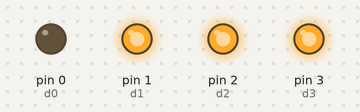
The sketch below on a simulated Arduino Leonardo, built with avr-gcc and run on an emulated ATmega32U4. On the bench: output pins drawn as LEDs (lit = HIGH).

Above: at 0.1 s.
At 1.1 s:
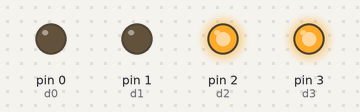
At 2.1 s:
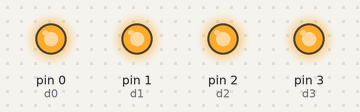
Timing chart, 0 to 3.6 s (numbered marks = the images above):
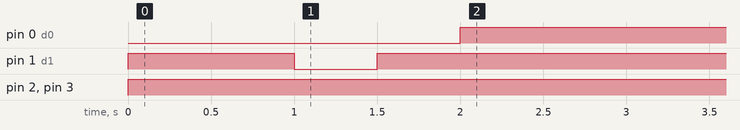

Measured:
- by itself, pin 0 (d0): LOW → HIGH at 2.0 s
- by itself, pin 1 (d1): LOW → HIGH at 0.00 s, → LOW 1.0 s later, → HIGH 0.50 s later
- by itself, pin 2 (d2), pin 3 (d3): LOW → HIGH at 0.00 s

The sketch:

Relais_Fotoausloeser.ino
```cpp
/*
  Programm:       Ansteuerung eines Fernauslösers an einer Canon DSLR
                  zwecks Zeitrafferaufnahmen
  Board:          lil' Nardo ^= Arduino Leonardo
  Board Layout:   D0/RX; D1/TX; D2/SDA; D3/SCL/PWM; D4/A6; D5/PWM; D6/A8/PWM; D7; D8/A9;
                  D9/A10/PWM; D10/A11/PWM; D11/PWM; D12/A7; D13/PWM; A0; A1; A2; A3; A4;
                  A5; MISO; MOSI; SCK; AREF

  geändert 20180801
  von Michael Bitzer
*/

// den GPIO-Portnummern Konstanten der Form Integer zuweisen, dies geschieht einmalig

const int d0 = 0;
const int d1 = 1;
const int d2 = 2;
const int d3 = 3;

// die setup-Funktion läuft einmalig bei Reset oder bei Einschalten des Boards
void setup() {

  // GPIO Digitalausgänge definieren
  pinMode(d0, OUTPUT);               // J3, Pin 8 = Auslöser halb
  pinMode(d1, OUTPUT);               // J3, Pin 7 = Auslöser voll
  pinMode(d2, OUTPUT);               // J3, Pin 6 = nicht genutzt
  pinMode(d3, OUTPUT);               // J3, Pin 5 = nicht genutzt

}

// die loop-Funktion läuft fortwährend in einer Endlosschleife
void loop() {

  digitalWrite(d2, HIGH);            // K3 abfallen
  digitalWrite(d3, HIGH);            // K4 abfallen
  digitalWrite(d0, HIGH);            // K1 abfallen
  digitalWrite(d1, HIGH);            // K2 abfallen
  digitalWrite(d0, LOW);             // Auslöser halb drücken
  delay(1000);                       // Warten/Verzögerung (in ms)
  digitalWrite(d1, LOW);             // Auslöser drücken
  delay(500);
  digitalWrite(d1, HIGH);            // Auslöser lösen
  delay(500);
  digitalWrite(d0, HIGH);            // Auslöser halb lösen
  delay(300000);                     // aktueller Wert

  // delay(500);                     // warte 0,5 Sekunden
  // delay(1000);                    // warte 1 Sekunden
  // delay(2000);                    // warte 2 Sekunden
  // delay(3000);                    // warte 3 Sekunden
  // delay(5000);                    // warte 5 Sekunden
  // delay(10000);                   // warte 10 Sekunden
  // delay(15000);                   // warte 15 Sekunden
  // delay(30000);                   // warte 30 Sekunden
  // delay(60000);                   // warte 1 Minuten
  // delay(120000);                  // warte 2 Minuten
  // delay(180000);                  // warte 3 Minuten
  // delay(300000);                  // warte 5 Minuten
  //delay(598000);                   // warte 10 Minuten
  // delay(900000);                  // warte 15 Minuten
  // delay(1800000);                 // warte 30 Minuten
  // delay(3600000);                 // warte 1 Stunde
  // delay(7200000);                 // warte 2 Stunden
  // delay(10800000);                // warte 3 Stunden
  // delay(18000000);                // warte 5 Stunden
  // delay(36000000);                // warte 10 Stunden
  // delay(43200000);                // warte 12 Stunden
  // delay(720000000);               // warte 20 Stunden
  // delay(864000000);               // warte 24 Stunden

}
```
